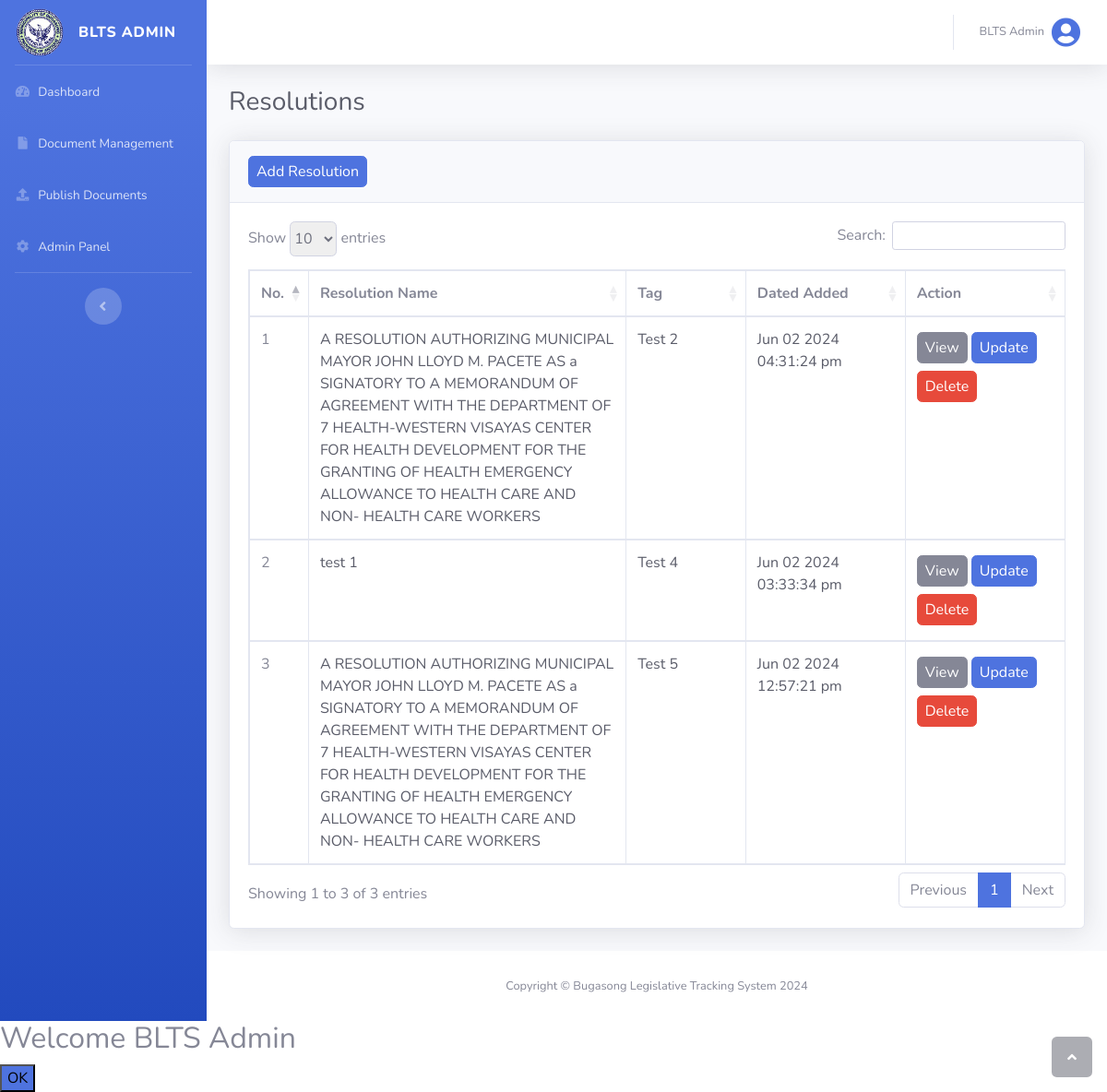
The app's page /views/admin_resolution.php?manage (signed in) with its own data.
### tables this page shows
CREATE TABLE `users` (
  `user_id` int(255) NOT NULL,
  `name` varchar(255) NOT NULL,
  `email` varchar(255) NOT NULL,
  `username` varchar(255) NOT NULL,
  `password` varchar(255) NOT NULL,
  `status` int(255) NOT NULL DEFAULT 0,
  `user_type` varchar(255) NOT NULL DEFAULT 'citizen',
  `date_added` datetime NOT NULL DEFAULT current_timestamp()
);

CREATE TABLE `resolutions` (
  `resolution_id` int(255) NOT NULL,
  `user_id` int(255) NOT NULL,
  `tag_id` int(255) NOT NULL,
  `title` longtext NOT NULL,
  `resolutionNo` varchar(255) NOT NULL,
  `whereasClauses` longtext NOT NULL,
  `resolvingClauses` longtext NOT NULL,
  `optionalClauses` longtext NOT NULL,
  `approvalDetails` longtext NOT NULL,
  `file` varchar(255) NOT NULL,
  `date_added` datetime NOT NULL DEFAULT current_timestamp(),
  `status` int(255) NOT NULL DEFAULT 0
);

CREATE TABLE `tags` (
  `tag_id` int(255) NOT NULL,
  `tag_name` varchar(255) NOT NULL,
  `date_added` datetime NOT NULL DEFAULT current_timestamp()
);

### config/database.php (called while the page is built, shortened)
<?php
$host = "localhost";
$username = "root";
$password = "";
$database = "blts";
$conn = mysqli_connect($host, $username, $password, $database);
function find($table, $conditions)
{
    global $conn;
    $sql = "SELECT * FROM $table WHERE ";
    $params = [];
    foreach ($conditions as $column => $value) {
        $sql .= "$column = ? AND ";
        $params[] = $value;
    }
    $sql = substr($sql, 0, -4);
    $stmt = mysqli_prepare($conn, $sql);
    $types = str_repeat("s", count($params));
    $stmt->bind_param($types, ...$params);
    $stmt->execute();
    $result = $stmt->get_result();
    return $result->fetch_assoc();
}
function findAll($table, $orderBy = null, $direction = 'ASC', $limit = null)
{
    global $conn;
    $sql = "SELECT * FROM $table";
    if ($orderBy === 'RAND()') {
        $sql .= " ORDER BY RAND()";
    } elseif ($orderBy) {
        $sql .= " ORDER BY $orderBy $direction";
    }
    $result = mysqli_query($conn, $sql);
    return mysqli_fetch_all($result, MYSQLI_ASSOC);
}

### config/functions.php (called while the page is built, shortened)
<?php
function isAdmin()
{
    return isset($_SESSION['user_type']) && $_SESSION['user_type'] === 'admin';
}
function logName()
{
    $users = find('users', ['user_id' => $_SESSION['user_id']]);
    return !empty($users) ? $users['name'] : null;
}
function getAllResolutionsDesc($limit)
{
    return findAll('resolutions', 'resolution_id', 'DESC', $limit);
}
function getTagByID($id)
{
    return find('tags', ['tag_id' => $id]);
}

### views/admin_resolution.php (the view, shortened to what this page needs)
<?php
@include('header.php');
?>
<div id="content-wrapper" class="d-flex flex-column">
    <div id="content">
        <?php @include('top_navbar.php'); ?>
        <?php if (isAdmin()) : ?>
            <div class="container-fluid">
                <div class="d-sm-flex align-items-center justify-content-between mb-4">
                    <h1 class="h3 mb-0 text-gray-800">Resolutions</h1>
                </div>
                <div class="card shadow mb-4">
                    <div class="card-header py-3">
                        <?php if (isset($_GET['manage'])) : ?>
                            <a href="admin_add_resolution.php" class="btn btn-primary px-2 py-1">Add Resolution</a>
                        <?php endif; ?>
                    </div>
                    <div class="card-body">
                        <div class="table-responsive">
                            <table class="table table-bordered" id="dataTable1" width="100%" cellspacing="0">
                                <thead>
                                    <tr>
                                        <th style="width: 5%;">No.</th>
                                        <th style="width: 40%;">Resolution Name</th>
                                        <th style="width: 15%;">Tag</th>
                                        <th style="width: 20%;">Dated Added</th>
                                        <th style="width: 20%;"><?php if (isset($_GET['publish'])) : ?>Status<?php endif; ?><?php if (isset($_GET['manage'])) : ?>Action<?php endif; ?></th>
                                    </tr>
                                </thead>
                                <tbody>
                                    <?php $count = 1; ?>
                                    <?php foreach (getAllResolutionsDesc(null) as $resolution) :  ?>
                                        <tr>
                                            <td><?php echo $count++; ?></td>
                                            <td class="text-gray-800"><?php echo $resolution['title']; ?></td>
                                            <td class="text-gray-800"><?php echo isset(getTagByID($resolution['tag_id'])['tag_name']) ? getTagByID($resolution['tag_id'])['tag_name'] : ''; ?></td>
                                            <td class="text-gray-800"><?php echo date('M d Y h:i:s a', strtotime($resolution['date_added'])); ?></td>
                                            <td>
                                                <?php if (isset($_GET['manage'])) : ?>
                                                    <a href="view_resolution.php?resolution_id=<?php echo $resolution['resolution_id']; ?>" class="btn btn-secondary px-2 py-1 my-1">View</a>
                                                    <a href="admin_update_resolution.php?resolution_id=<?php echo $resolution['resolution_id']; ?>" class="btn btn-primary px-2 py-1 my-1">Update</a>
                                                    <a href="../actions/admin_delete.php?delete_resolution=delete&resolution_id=<?php echo $resolution['resolution_id']; ?>" class="btn btn-danger px-2 py-1 my-1 delete">Delete</a>
                                                <?php endif; ?>
                                            </td>
                                        </tr>
                                    <?php endforeach; ?>
                                </tbody>
                            </table>
                        </div>
                    </div>
                </div>
            </div>
        <?php else : redirect('dashboard', ''); ?>
        <?php endif; ?>
    </div>
    <footer class="sticky-footer bg-white">
        <div class="container my-auto">
            <div class="copyright text-center my-auto">
                <span>Copyright &copy; Bugasong Legislative Tracking System 2024</span>
            </div>
        </div>
    </footer>
</div>
<?php
@include('footer.php');
?>

### views/top_navbar.php (shortened to what this page needs)
<nav class="navbar navbar-expand navbar-light bg-white topbar mb-4 shadow">
    <ul class="navbar-nav ml-auto">
        <li class="nav-item dropdown no-arrow">
            <a class="nav-link dropdown-toggle" href="#" id="userDropdown" role="button" data-toggle="dropdown" aria-haspopup="true" aria-expanded="false">
                <span class="mr-2 d-none d-lg-inline text-gray-600 small"><?php echo logName(); ?></span>
                <i class="img-profile rounded-circle fas fa-user-circle fa-2x text-primary"></i>
            </a>
        </li>
    </ul>
</nav>

### css/datatable.css (style rules this page uses)
table.dataTable thead>tr>th.sorting,table.dataTable thead>tr>th.sorting_asc,table.dataTable thead>tr>th.sorting_desc,table.dataTable thead>tr>th.sorting_asc_disabled,table.dataTable thead>tr>th.sorting_desc_disabled,table.dataTable thead>tr>td.sorting,table.dataTable thead>tr>td.sorting_asc,table.dataTable thead>tr>td.sorting_desc,table.dataTable thead>tr>td.sorting_asc_disabled,table.dataTable thead>tr>td.sorting_desc_disabled { cursor:pointer;position:relative;padding-right:26px }
table.dataTable thead>tr>th.sorting:before,table.dataTable thead>tr>th.sorting:after,table.dataTable thead>tr>th.sorting_asc:before,table.dataTable thead>tr>th.sorting_asc:after,table.dataTable thead>tr>th.sorting_desc:before,table.dataTable thead>tr>th.sorting_desc:after,table.dataTable thead>tr>th.sorting_asc_disabled:before,table.dataTable thead>tr>th.sorting_asc_disabled:after,table.dataTable thead>tr>th.sorting_desc_disabled:before,table.dataTable thead>tr>th.sorting_desc_disabled:after,table.dataTable thead>tr>td.sorting:before,table.dataTable thead>tr>td.sorting:after,table.dataTable thead>tr>td.sorting_asc:before,table.dataTable thead>tr>td.sorting_asc:after,table.dataTable thead>tr>td.sorting_desc:before,table.dataTable thead>tr>td.sorting_desc:after,table.dataTable thead>tr>td.sorting_asc_disabled:before,table.dataTable thead>tr>td.sorting_asc_disabled:after,table.dataTable thead>tr>td.sorting_desc_disabled:before,table.dataTable thead>tr>td.sorting_desc_disabled:after { position:absolute;display:block;opacity:.125;right:10px;line-height:9px;font-size:.9em }
table.dataTable thead>tr>th.sorting:before,table.dataTable thead>tr>th.sorting_asc:before,table.dataTable thead>tr>th.sorting_desc:before,table.dataTable thead>tr>th.sorting_asc_disabled:before,table.dataTable thead>tr>th.sorting_desc_disabled:before,table.dataTable thead>tr>td.sorting:before,table.dataTable thead>tr>td.sorting_asc:before,table.dataTable thead>tr>td.sorting_desc:before,table.dataTable thead>tr>td.sorting_asc_disabled:before,table.dataTable thead>tr>td.sorting_desc_disabled:before { bottom:50%; content:"▴" }
table.dataTable thead>tr>th.sorting:after,table.dataTable thead>tr>th.sorting_asc:after,table.dataTable thead>tr>th.sorting_desc:after,table.dataTable thead>tr>th.sorting_asc_disabled:after,table.dataTable thead>tr>th.sorting_desc_disabled:after,table.dataTable thead>tr>td.sorting:after,table.dataTable thead>tr>td.sorting_asc:after,table.dataTable thead>tr>td.sorting_desc:after,table.dataTable thead>tr>td.sorting_asc_disabled:after,table.dataTable thead>tr>td.sorting_desc_disabled:after { top:50%;content:"▾" }
table.dataTable thead>tr>th.sorting_asc:before,table.dataTable thead>tr>th.sorting_desc:after,table.dataTable thead>tr>td.sorting_asc:before,table.dataTable thead>tr>td.sorting_desc:after { opacity:.6 }
table.dataTable thead th,table.dataTable thead td,table.dataTable tfoot th,table.dataTable tfoot td { text-align:left }
table.dataTable { clear:both;margin-top:6px !important;margin-bottom:6px !important;max-width:none !important;border-collapse:separate !important;border-spacing:0 }
table.dataTable td,table.dataTable th { -webkit-box-sizing:content-box;box-sizing:content-box }
table.dataTable>tbody>tr { background-color:transparent }
table.table-bordered.dataTable { border-right-width:0 }
table.table-bordered.dataTable thead tr:first-child th,table.table-bordered.dataTable thead tr:first-child td { border-top-width:1px }
table.table-bordered.dataTable th,table.table-bordered.dataTable td { border-left-width:0 }
table.table-bordered.dataTable th:first-child,table.table-bordered.dataTable th:first-child,table.table-bordered.dataTable td:first-child,table.table-bordered.dataTable td:first-child { border-left-width:1px }
table.table-bordered.dataTable th:last-child,table.table-bordered.dataTable th:last-child,table.table-bordered.dataTable td:last-child,table.table-bordered.dataTable td:last-child { border-right-width:1px }
table.table-bordered.dataTable th,table.table-bordered.dataTable td { border-bottom-width:1px }

### records on screen
users: name "BLTS Admin"
resolutions: title "A RESOLUTION AUTHORIZING MUNICIPAL MAYOR JOHN LLOYD M. PACETE AS a SIGNATORY TO A MEMORANDUM OF AGREEMENT WITH THE DEPARTMENT OF 7 HEALTH-WESTERN VISAYAS CENTER FOR HEALTH DEVELOPMENT FOR THE GRANTING OF HEALTH EMERGENCY ALLOWANCE TO HEALTH CARE AND NON- HEALTH CARE WORKERS", tag.tag_name "Test 2", date_added "Jun 02 2024 04:31:24 pm"
resolutions: title "test 1", tag.tag_name "Test 4", date_added "Jun 02 2024 03:33:34 pm"
resolutions: title "A RESOLUTION AUTHORIZING MUNICIPAL MAYOR JOHN LLOYD M. PACETE AS a SIGNATORY TO A MEMORANDUM OF AGREEMENT WITH THE DEPARTMENT OF 7 HEALTH-WESTERN VISAYAS CENTER FOR HEALTH DEVELOPMENT FOR THE GRANTING OF HEALTH EMERGENCY ALLOWANCE TO HEALTH CARE AND NON- HEALTH CARE WORKERS", tag.tag_name "Test 5", date_added "Jun 02 2024 12:57:21 pm"

### other values on screen
logUsertype() "ADMIN"
